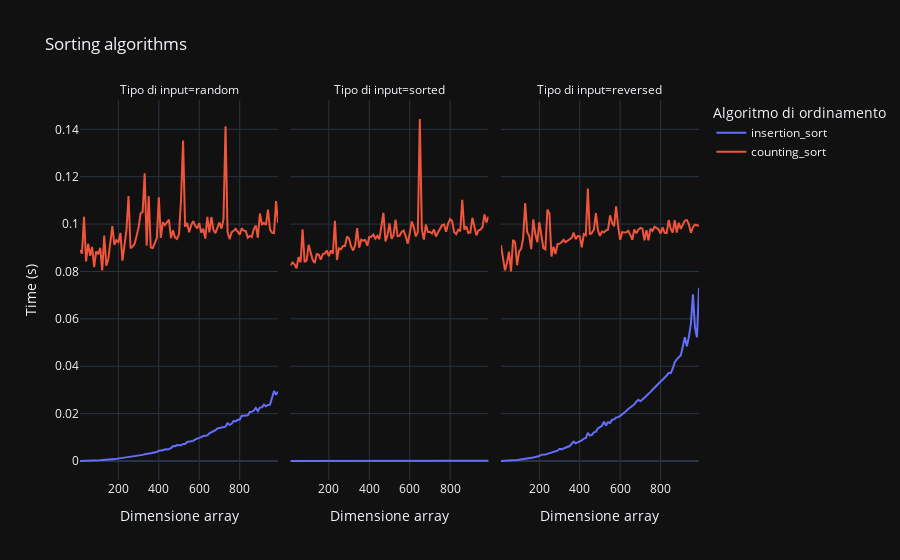

The code cell stored with this chart in its notebook:
### Code cell
figure = px.line(df.query("num_samples > 0"),
                 x="num_samples",
                 y="time",
                 color="test_type",
                 facet_col="input_type",
                 title="Sorting algorithms",
                 labels={"num_samples": "Dimensione array", "time": "Time (s)", "test_type": "Algoritmo di ordinamento", "input_type": "Tipo di input"})
figure.show()
